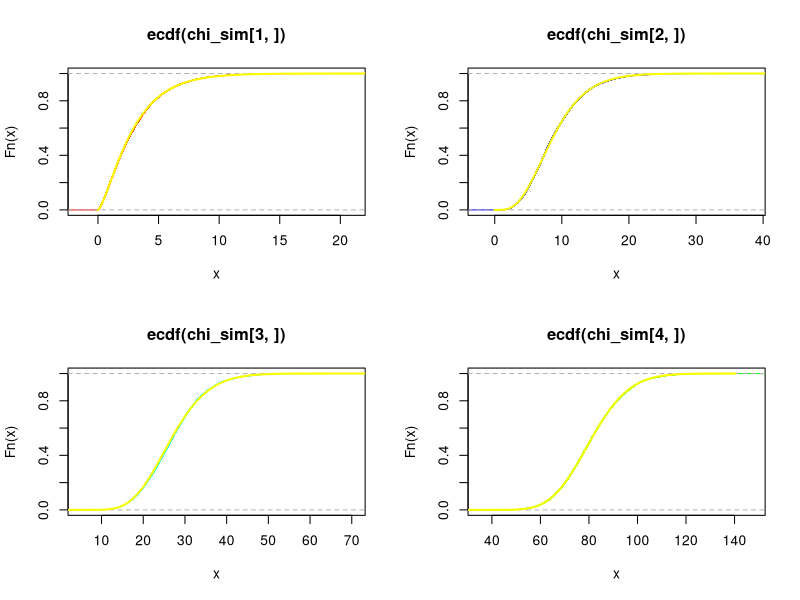

Write R code to recreate this figure.
## ---- chunk 1
set.seed(4302019)
n <- c(3,9,27,81)
chi_sim <- matrix(data=0, nrow=4,ncol=10000,byrow = T)

for(i in seq(1:4)){

  chi_sim[i,] <- rchisq(10000, n[i], ncp=0)

}
x_vec <- seq(0,max(chi_sim), length = 1000)
par(mfrow = c(2,2))
plot(ecdf(chi_sim[1,]),col="red")
lines(x_vec, pchisq(x_vec, df=3), lwd="2", col="Yellow")
plot(ecdf(chi_sim[2,]),col="blue")
lines(x_vec, pchisq(x_vec, df=9), lwd="2", col="Yellow")
plot(ecdf(chi_sim[3,]),col="cyan")
lines(x_vec, pchisq(x_vec, df=27), lwd="2", col="Yellow")
plot(ecdf(chi_sim[4,]),col="green")
lines(x_vec, pchisq(x_vec, df=81), lwd="2", col="Yellow")


## ---- chunk 2
# Approx
1-pnorm(((28.5-50*.52)/(sqrt(50*.52*.48))),0,1)

# Exact
1 - pbinom(29,50,.52)

## ---- chunk 3

1-pf(2, df1=5, df2=9)


## ---- chunk 4
pf(0.5, df1=5, df2=9)

## ---- chunk 5
(1-pf(2,df1=5,df2=9))+(1-pf(2,df1=9,df2=5))
## ---- chunk 6
set.seed(4302019)
f_sim <- rf(10000,5,9,ncp=0)


mean((f_sim >= 2))

mean((f_sim < 0.5))


## ---- chunk 7

1-pnorm(0.98406,0,1)

